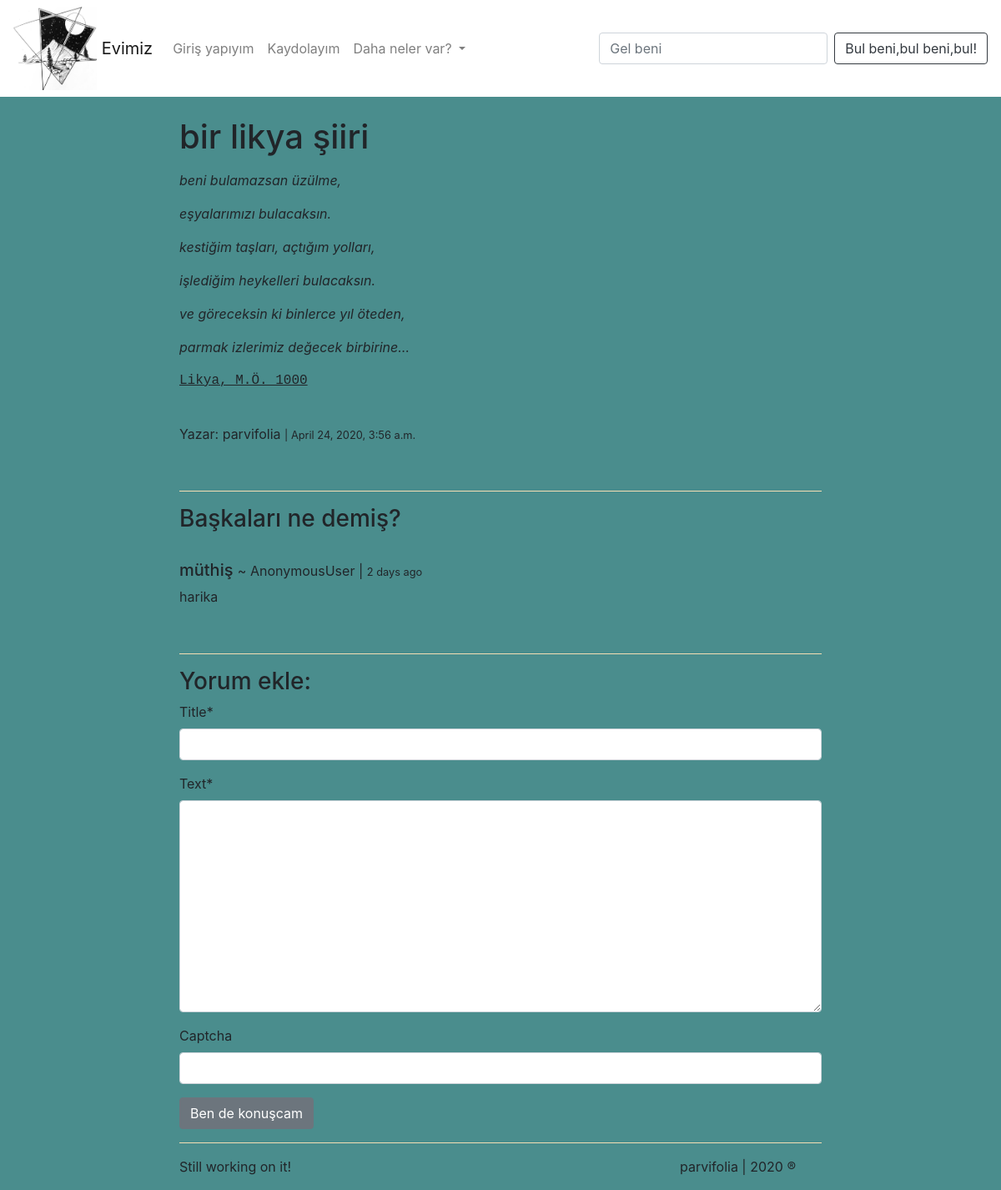
Page /post/49/ on the committed database.
### blog/models.py (models this page shows, shortened)
class Post(models.Model):
    author = models.ForeignKey('auth.User', on_delete=models.CASCADE)
    title = models.CharField(max_length=200)
    text = RichTextField()
    created_date = models.DateTimeField(
            default=timezone.now)
    published_date = models.DateTimeField(
            blank=True, null=True)

class Comment(models.Model):
    post=models.ForeignKey('blog.Post',related_name='comments', on_delete=models.CASCADE)
    title = models.CharField(max_length=200)
    text = models.TextField()
    created_date = models.DateTimeField(
            default=timezone.now)

### blog/views.py (the view, shortened to what this page needs)
# urls.py: path('post/<int:pk>/', views.post_detail, name='post_detail'),
def post_detail(request,pk):
    post = get_object_or_404(Post, pk=pk)
    form = CommentForm()
    return render(request, 'blog/post_detail.html', {'post': post,'form': form,})

### blog/forms.py
class CommentForm(forms.ModelForm):
    captcha = ReCaptchaField()
    class Meta:
        model = Comment
        fields = ('title', 'text',)

### blog/templates/blog/post_detail.html (shortened to what this page needs)
{% extends 'blog/base.html' %}
{% load crispy_forms_tags %}
{% block content %}
    <div class="post">
        <h1>{{ post.title }}</h1>
        <p>{{ post.text|safe|linebreaks }}</p>
        {% if post.published_date %}
            <div class="author_and_date">
                <br><p>Yazar: {{post.author}}  <small> | {{ post.published_date }}</small></p>
            </div>
        {% endif %}
    </div>
    <br><hr>
    <div class="comments">
        <h3>Başkaları ne demiş?</h3>
        <br>
        {% if not post.comments.all %}
            <p> Buralar çok sessiz... </p>
        {% else %}
            {% for comment in post.comments.all %}
            <h5> {{comment.title}}  <small> ~ {{request.user}} | <small>{{comment.created_date|timesince}} ago </small> </small> </h4>
            <p> {{comment.text}} </p>
            {% endfor %}
        {% endif %}
    </div>
    <br><hr>
    <div class="add_comment">
        <h3>Yorum ekle:</h3>
        <form method = "POST">
        {{ form | crispy }}
        <input type="submit" class="btn btn-secondary" value="Ben de konuşcam">
        </form>
    </div>
{% endblock %}

### blog/static/css/blog.css (style rules this page uses)
body { background-color: rgb(74, 141, 141) }
hr { height: 1px; color:wheat; background-color:wheat; border: none; }

### rows in the picture
Post: title "bir likya şiiri", text "beni bulamazsan üzülme, eşyalarımızı bulacaksın. kestiğim taşları, açtığım yolları, işlediğim heykelleri bulacaksın. ve göreceksin ki binlerce yıl öteden, parmak izlerimiz değecek birbirine… Likya, M.Ö. 1000", author "parvifolia", published_date "April 24, 2020, 3:56 a.m."
Comment: title "müthiş", user "AnonymousUser", created_date "2 days", text "harika"
